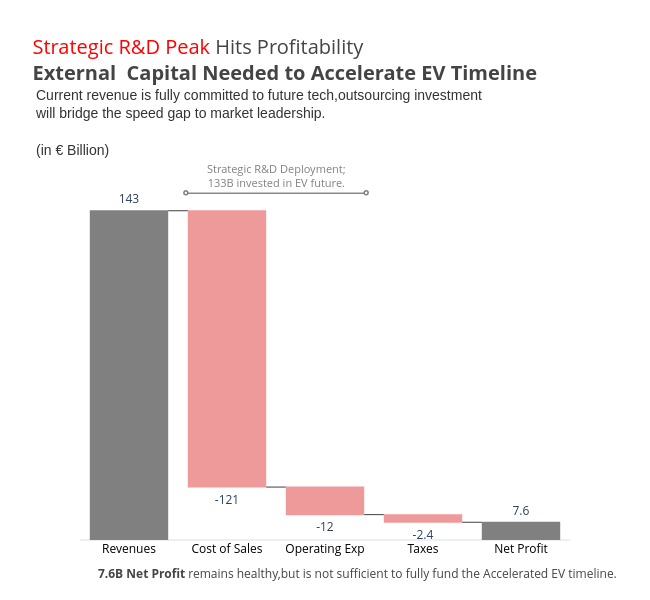

The code cell stored with this chart in its notebook:
### Markdown cell above
# Financial Resilience Amidst Strategic Investment
### Source:
Data Adapted from (BMW Group Report 2024,p.70)

link:https://www.bmwgroup.com/en/report/2024/downloads/index.html

### Code cell
fig=go.Figure()
fig.add_trace(go.Waterfall(
    name='',orientation='v',
    x=['Revenues','Cost of Sales','Operating Exp','Taxes','Net Profit'],
    y=[142.38,-119.49,-11.924,-3.293,7.68],
    measure=['absolute','relative','relative','relative','total'],
    connector=dict(line=dict(color='rgb(63,63,63)',width=1)),
    decreasing=dict(marker=dict(color='rgb(239,154,154)')),
    totals=dict(marker=dict(color='gray'))
))
fig.update_traces(
    text=['143','-121','-12','-2.4','7.6'],
    textposition='outside',
    texttemplate='%{text}'
)
fig.update_layout(
    title='''<span style='font-size:20px;color:red'>Strategic R&D Peak</span> Hits Profitability</span><br><b>External 
Capital Needed to Accelerate EV Timeline''',
    title_font=dict(size=20,
                   color='#444444'),
    margin=dict(t=170,b=60),
    yaxis=dict(range=[0,160],
               showticklabels=False,
               showgrid=False,
               tickformat='.0f',
               color='black'),
    xaxis=dict(color='black'),
    showlegend=False,
    template='plotly_white',
    height=600,width=650
)
fig.update_layout(title=dict(
                 yanchor='bottom',
y=0.91))
fig.add_annotation(xref='paper',yref='paper',
                  x=0.365,
                  y=1.23,
                   align='left',
                   showarrow=False,
                  text='''Current revenue is fully committed to future tech,outsourcing investment<br>will bridge the speed gap to market
leadership.<br><br>(in &#8364; Billion)''',
                  font=dict(size=14,color='#333333',family='Arial'))
fig.add_shape(
    type='line',
    x0=0.6,x1=2.4,
    y0=150,y1=150,
    line=dict(color="#888888",width=1.5)
    )
fig.add_shape(type='circle',x0=0.56,x1=0.6,y0=149.3,y1=151,
             line=dict(color='gray',width=1.5))
fig.add_shape(type='circle',x0=2.40,x1=2.44,y0=149.3,y1=151,
line=dict(color='gray',width=1.5))
fig.add_annotation(
    text='Strategic R&D Deployment;<br>133B invested in EV future.',
    xref='paper',
    yref='paper',
    x=0.4,
    y=1.03,
    showarrow=False,
    font=dict(size=11,color='gray')
)
fig.add_annotation(
    text='<b>7.6B Net Profit</b> remains healthy,but is not sufficient to fully fund the Accelerated EV timeline.',
    xref='paper',
yref='paper',
x=1.1,
y=-0.12,
    yanchor='bottom',
    showarrow=False,
    font=dict(color='#444444')
)
fig.show()

### Figure 1 — Plotly figure (JSON) as saved in the notebook; plotly's stock layout.template omitted (floating-point values rounded to 4 significant figures)
{"data": [{"connector": {"line": {"color": "rgb(63,63,63)", "width": 1}}, "decreasing": {"marker": {"color": "rgb(239,154,154)"}}, "measure": ["absolute", "relative", "relative", "relative", "total"], "name": "", "orientation": "v", "text": ["143", "-121", "-12", "-2.4", "7.6"], "textposition": "outside", "texttemplate": "%{text}", "totals": {"marker": {"color": "gray"}}, "type": "waterfall", "x": ["Revenues", "Cost of Sales", "Operating Exp", "Taxes", "Net Profit"], "y": [142.4, -119.5, -11.92, -3.293, 7.68]}], "layout": {"annotations": [{"align": "left", "font": {"color": "#333333", "family": "Arial", "size": 14}, "showarrow": false, "text": "Current revenue is fully committed to future tech,outsourcing investment<br>will bridge the speed gap to market\nleadership.<br><br>(in &#8364; Billion)", "x": 0.365, "xref": "paper", "y": 1.23, "yref": "paper"}, {"font": {"color": "gray", "size": 11}, "showarrow": false, "text": "Strategic R&D Deployment;<br>133B invested in EV future.", "x": 0.4, "xref": "paper", "y": 1.03, "yref": "paper"}, {"font": {"color": "#444444"}, "showarrow": false, "text": "<b>7.6B Net Profit</b> remains healthy,but is not sufficient to fully fund the Accelerated EV timeline.", "x": 1.1, "xref": "paper", "y": -0.12, "yanchor": "bottom", "yref": "paper"}], "height": 600, "margin": {"b": 60, "t": 170}, "shapes": [{"line": {"color": "#888888", "width": 1.5}, "type": "line", "x0": 0.6, "x1": 2.4, "y0": 150, "y1": 150}, {"line": {"color": "gray", "width": 1.5}, "type": "circle", "x0": 0.56, "x1": 0.6, "y0": 149.3, "y1": 151}, {"line": {"color": "gray", "width": 1.5}, "type": "circle", "x0": 2.4, "x1": 2.44, "y0": 149.3, "y1": 151}], "showlegend": false, "title": {"font": {"color": "#444444", "size": 20}, "text": "<span style='font-size:20px;color:red'>Strategic R&D Peak</span> Hits Profitability</span><br><b>External \nCapital Needed to Accelerate EV Timeline", "y": 0.91, "yanchor": "bottom"}, "width": 650, "xaxis": {"color": "black"}, "yaxis": {"color": "black", "range": [0, 160], "showgrid": false, "showticklabels": false, "tickformat": ".0f"}}}
